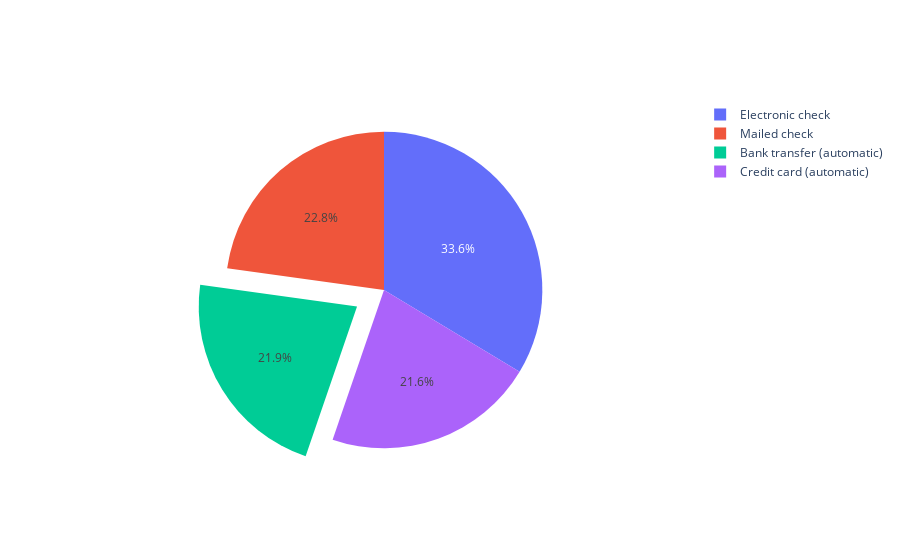

Here is the notebook cell this chart was saved with:
### Code cell
labels = df['PaymentMethod'].unique()
values = df['PaymentMethod'].value_counts()
print(values)
diag = go.Figure(data=[go.Pie(labels=labels, values=values, pull=[0, 0, 0.2, 0])])#labels=category,values=size,pull=([0, 0.1, 0.2], [0, 0.05, 0.15]),hole=(0(d), 0.3, 0.5, 0.7)
diag.show()

### Figure 1 — Plotly figure (JSON) as saved in the notebook; plotly's stock layout.template omitted (floating-point values rounded to 4 significant figures)
{"data": [{"labels": ["Electronic check", "Mailed check", "Bank transfer (automatic)", "Credit card (automatic)"], "pull": [0, 0, 0.2, 0], "type": "pie", "values": [2365, 1604, 1542, 1521]}], "layout": {}}
